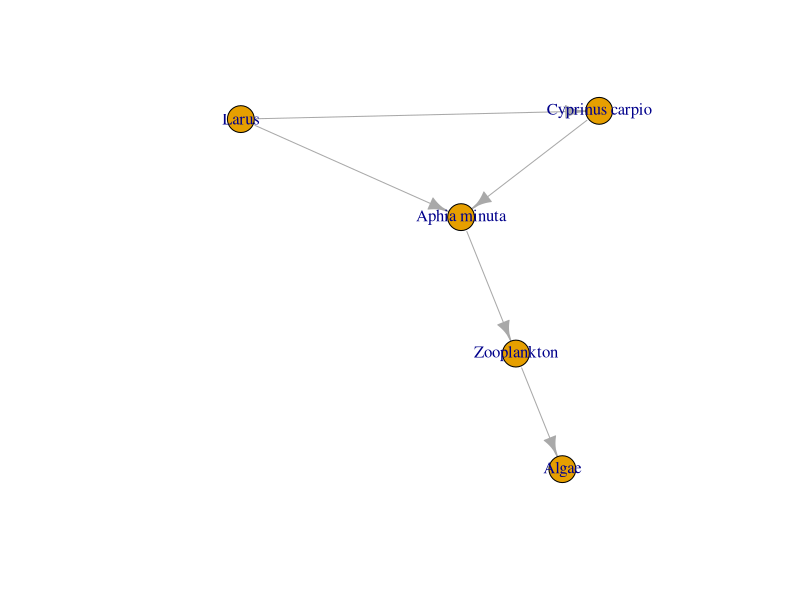
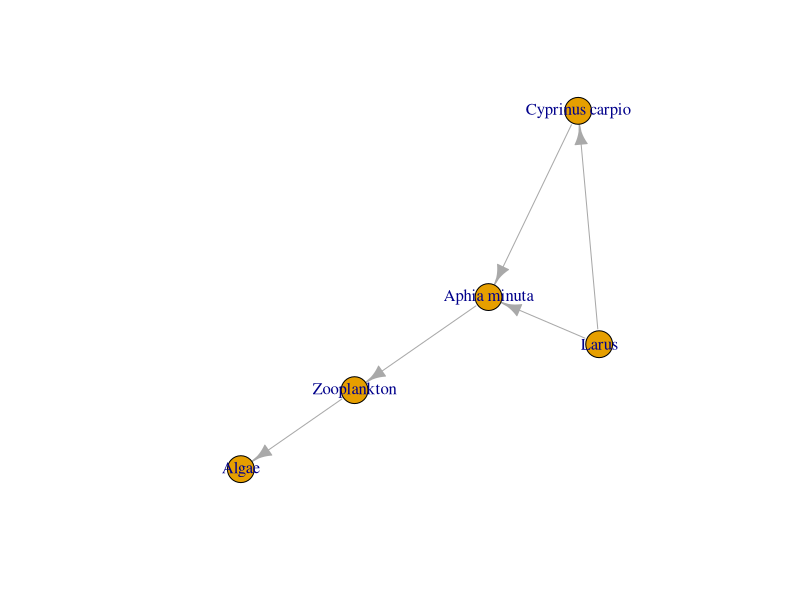

The R source for these figures, in order:
# Code to develop graphs from species as nodes
install.packages("igraph")

library(igraph)


# *** The nodes (same names as in the interactions)
species <- c("Algae", "Zooplankton", "Aphia minuta", "Cyprinus carpio", "Larus")

# The interactions
predator <- c("Zooplankton", "Aphia minuta", "Cyprinus carpio", "Larus", "Larus")
prey <- c("Algae", "Zooplankton", "Aphia minuta", "Aphia minuta", "Cyprinus carpio")

# Dataframe with predators and preys
interactions <- data.frame(predator, prey)

# *** Building the graph 
graph <- graph_from_data_frame(interactions, vertices = data.frame(name = species))
plot(graph)

# The graph will maintain the same interactions but with a different representation!!
# The seed !!
set.seed(42)
graph <- graph_from_data_frame(interactions, vertices = data.frame(name = species))
plot(graph)
